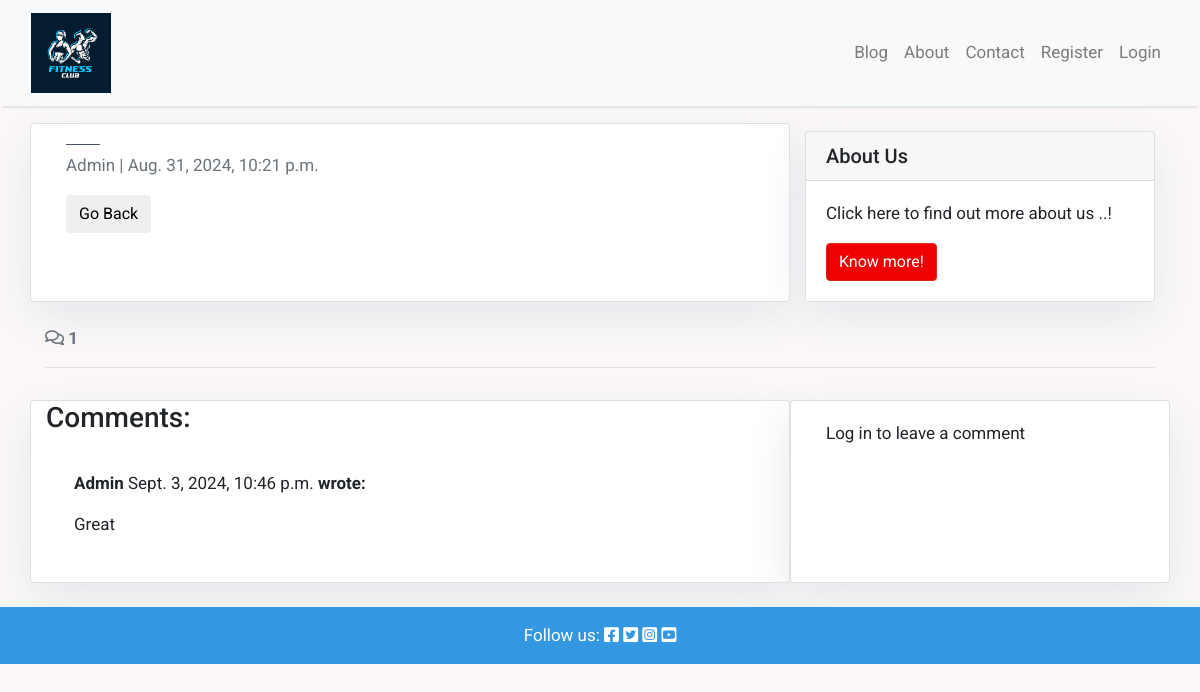
The app's page /Test-Post/ with its own data.
### blog/models.py (models this page shows, shortened)
class Post(models.Model):
    title = models.CharField(max_length=200, unique=True)
    slug = models.SlugField(max_length=200, unique=True)
    author = models.ForeignKey(User, on_delete= models.CASCADE,related_name='blog_posts')
    updated_on = models.DateTimeField(auto_now= True)
    content = models.TextField()
    created_on = models.DateTimeField(auto_now_add=True)
    status = models.IntegerField(choices=STATUS, default=0)
    class Meta:
        ordering = ['-created_on']

class Comment(models.Model):
    post = models.ForeignKey(
        Post, on_delete=models.CASCADE, related_name="comments")
    author = models.ForeignKey(
        User, on_delete=models.CASCADE, related_name="commenter")
    body = models.TextField()
    approved = models.BooleanField(default=False)
    created_on = models.DateTimeField(auto_now_add=True)
    class Meta:
        ordering = ["created_on"]

### blog/views.py (the view, shortened to what this page needs)
# urls.py: path('<slug:slug>/', views.post_detail, name='post_detail'),
def post_detail(request, slug):
    queryset = Post.objects.filter(status=1)
    post = get_object_or_404(queryset, slug=slug)
    comments = post.comments.all().order_by("-created_on")
    comment_count = post.comments.filter(approved=True).count()
    comment_form = CommentForm()
    return render(
        request,
        "blog/post_detail.html",
        {"post": post,
        "comments": comments,
        "comment_count": comment_count,
        "comment_form": comment_form,}
    )

### blog/templates/blog/post_detail.html (shortened to what this page needs)
{% extends 'base.html' %}
{% block content %}
{% load static %}
{% load crispy_forms_tags %}
<div class="container">
  <div class="row">
    <div class="col-md-8 card mb-4  mt-3 left  top">
      <div class="card-body">
        <div class="d-none d-md-block col-md-6 masthead-image">
      </div>
        <p class=" text-muted">{{ post.author }} | {{ post.created_on }}</p>
        <button class="btn btn-signup right" onclick="history.back()">Go Back</button>
      </div>
    </div>
    {% block sidebar %} {% include 'sidebar.html' %} {% endblock sidebar %}
  </div>
        <div class="row">
          <div class="col-12">
            <strong class="text-secondary">
              <i class="far fa-comments"></i> {{ comment_count }}
            </strong>
          </div>
          <div class="col-12">
            <hr>
          </div>
        </div>
        <div class="row">
          <div class="col-md-8 card mb-4  mt-3 ">
            <h3>Comments:</h3>
            <div class="card-body">
              {% for comment in comments %}
              <div class="p-2 comments
                ">
                <p class="font-weight-bold">
                  {{ comment.author }}
                  <span class="font-weight-normal">
                    {{ comment.created_on }}
                  </span> wrote:
                </p>
                <div id="comment{{ comment.id }}">
                  {{ comment.body | linebreaks }}
                </div>
              </div>
              {% endfor %}
            </div>
          </div>
          <div class="col-md-4 card mb-4 mt-3">
              <div class="card-body">
                {% if user.is_authenticated %}
                <h3>Leave a comment:</h3>
                <p>Posting as: {{ user.username }}</p>
                <form id="commentForm" method="post"
                  style="margin-top: 1.3em;">
                  {{ comment_form | crispy }}
                  {% csrf_token %}
                  <button id="submitButton" type="submit"
                    class="btn btn-signup btn-lg">Submit</button>
                </form>
                {% else %}
                <p>Log in to leave a comment</p>
                {% endif %}
              </div>
            </div>
          </div>
        </div>
        {% endblock content %}

### static/css/style.css (style rules this page uses)
body { font-family: "Roboto", sans-serif; font-size: 17px; background-color: #fcf8f8; }
.masthead-image { position: relative; overflow: hidden; }
.masthead-image:after { content: ""; position: absolute; top: 0; right: 90%; height: 100%; width: 150%; background: #445261; -webkit-transform: skew(15deg); -moz-transform: skew(15deg); transform: skew(15deg); z-index: 100; }
.card { box-shadow: 0 16px 48px #E3E7EB; }

### records on screen
Post: author "Admin", created_on "Aug. 31, 2024, 10:21 p.m."
Comment: author "Admin", created_on "Sept. 3, 2024, 10:46 p.m.", body "Great"

### other values on screen
{{ comment_count }} "1"
